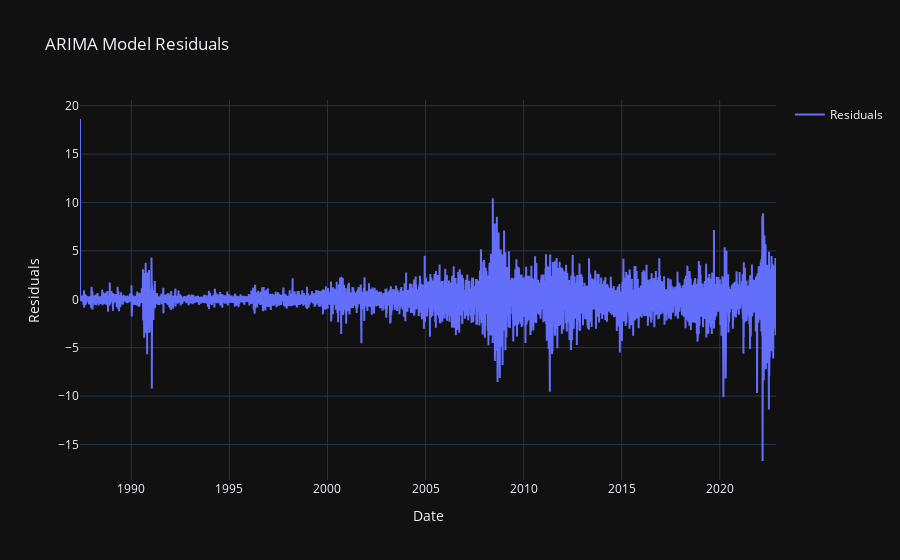
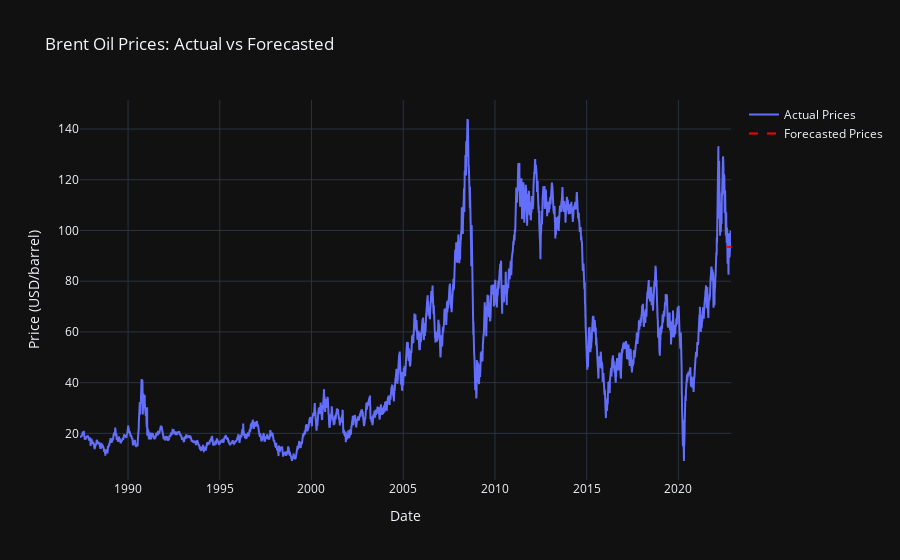

Notebook code cell kept with these figures, in order:
### Markdown cell above
## ARIMA model to the Brent oil prices data

### Code cell
brent_oil_arima_forecast(brent_oil_df)

### Figure 1 — Plotly figure (JSON) as saved in the notebook; plotly's stock layout.template omitted (floating-point values rounded to 4 significant figures; data arrays with more than 128 entries replaced by an {"elided": "..."} marker saying what was removed)
{"data": [{"mode": "lines", "name": "Residuals", "type": "scatter", "x": {"elided": "9011 str values"}, "y": {"elided": "9011 float values"}}], "layout": {"autosize": true, "showlegend": true, "title": {"text": "ARIMA Model Residuals"}, "xaxis": {"autorange": true, "range": ["1987-05-20", "2022-11-14"], "title": {"text": "Date"}, "type": "date"}, "yaxis": {"autorange": true, "range": [-18.67, 20.59], "title": {"text": "Residuals"}, "type": "linear"}}}

### Figure 2 — Plotly figure (JSON) as saved in the notebook; plotly's stock layout.template omitted (floating-point values rounded to 4 significant figures; data arrays with more than 128 entries replaced by an {"elided": "..."} marker saying what was removed)
{"data": [{"mode": "lines", "name": "Actual Prices", "type": "scatter", "x": {"elided": "9011 str values"}, "y": {"elided": "9011 float values"}}, {"line": {"color": "red", "dash": "dash"}, "mode": "lines", "name": "Forecasted Prices", "type": "scatter", "x": ["2022-08-19T00:00:00", "2022-08-22T00:00:00", "2022-08-23T00:00:00", "2022-08-24T00:00:00", "2022-08-25T00:00:00", "2022-08-26T00:00:00", "2022-08-30T00:00:00", "2022-08-31T00:00:00", "2022-09-01T00:00:00", "2022-09-02T00:00:00", "2022-09-05T00:00:00", "2022-09-06T00:00:00", "2022-09-07T00:00:00", "2022-09-08T00:00:00", "2022-09-09T00:00:00", "2022-09-12T00:00:00", "2022-09-13T00:00:00", "2022-09-14T00:00:00", "2022-09-15T00:00:00", "2022-09-16T00:00:00", "2022-09-20T00:00:00", "2022-09-21T00:00:00", "2022-09-22T00:00:00", "2022-09-23T00:00:00", "2022-09-26T00:00:00", "2022-09-27T00:00:00", "2022-09-28T00:00:00", "2022-09-29T00:00:00", "2022-09-30T00:00:00", "2022-10-03T00:00:00", "2022-10-04T00:00:00", "2022-10-05T00:00:00", "2022-10-06T00:00:00", "2022-10-07T00:00:00", "2022-10-10T00:00:00", "2022-10-11T00:00:00", "2022-10-12T00:00:00", "2022-10-13T00:00:00", "2022-10-14T00:00:00", "2022-10-17T00:00:00", "2022-10-18T00:00:00", "2022-10-19T00:00:00", "2022-10-20T00:00:00", "2022-10-21T00:00:00", "2022-10-24T00:00:00", "2022-10-25T00:00:00", "2022-10-26T00:00:00", "2022-10-27T00:00:00", "2022-10-28T00:00:00", "2022-10-31T00:00:00", "2022-11-01T00:00:00", "2022-11-02T00:00:00", "2022-11-03T00:00:00", "2022-11-04T00:00:00", "2022-11-07T00:00:00", "2022-11-08T00:00:00", "2022-11-09T00:00:00", "2022-11-10T00:00:00", "2022-11-11T00:00:00", "2022-11-14T00:00:00"], "y": [93.52, 93.52, 93.52, 93.52, 93.52, 93.52, 93.52, 93.52, 93.52, 93.52, 93.52, 93.52, 93.52, 93.52, 93.52, 93.52, 93.52, 93.52, 93.52, 93.52, 93.52, 93.52, 93.52, 93.52, 93.52, 93.52, 93.52, 93.52, 93.52, 93.52, 93.52, 93.52, 93.52, 93.52, 93.52, 93.52, 93.52, 93.52, 93.52, 93.52, 93.52, 93.52, 93.52, 93.52, 93.52, 93.52, 93.52, 93.52, 93.52, 93.52, 93.52, 93.52, 93.52, 93.52, 93.52, 93.52, 93.52, 93.52, 93.52, 93.52]}], "layout": {"autosize": true, "showlegend": true, "title": {"text": "Brent Oil Prices: Actual vs Forecasted"}, "xaxis": {"autorange": true, "range": ["1987-05-20", "2022-11-14"], "title": {"text": "Date"}, "type": "date"}, "yaxis": {"autorange": true, "range": [1.608, 151.4], "title": {"text": "Price (USD/barrel)"}, "type": "linear"}}}
